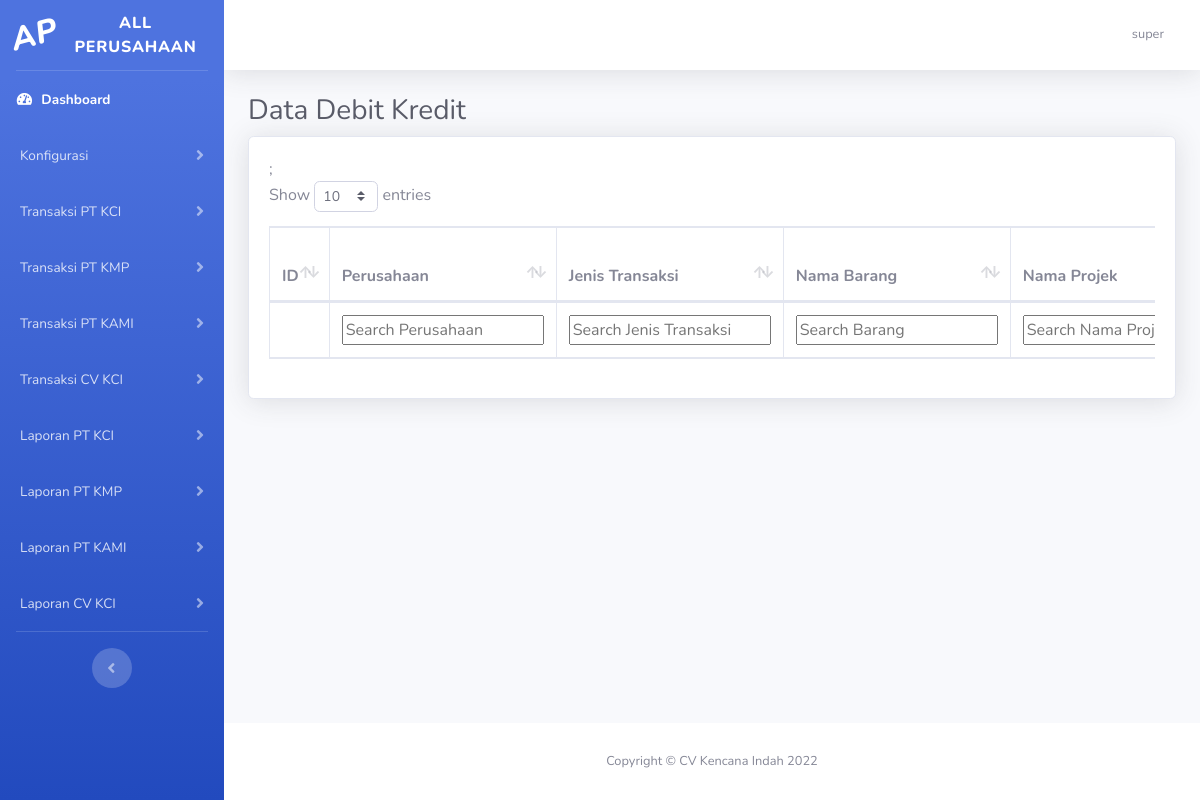
Screenshot of /dataPengeluaran.php (signed in) with the database file from the repository.
### tables this page shows
CREATE TABLE `perusahaan` (
  `id_perusahaan` int(11) NOT NULL,
  `nama_perusahaan` varchar(50) NOT NULL,
  `status_perusahaan` int(1) NOT NULL
);

CREATE TABLE `kategori_menu` (
  `id_category` int(2) NOT NULL,
  `nama_category` varchar(30) NOT NULL,
  `status_category` int(1) NOT NULL
);

### processing/fungsi.php (called while the page is built, shortened)
<?php
function getPerusahaan($level, $koneksi){
    $query = "SELECT nama_perusahaan FROM perusahaan INNER JOIN access_level on access_level.fk_id_perusahaan = perusahaan.id_perusahaan
             WHERE access_level.id_al = '".$level."'";
    $run = mysqli_query ($koneksi, $query);
    $getData = mysqli_fetch_assoc($run);
    return $getData['nama_perusahaan'];
}

### dataPengeluaran.php (the view, shortened to what this page needs)
<!DOCTYPE html>
<?php
include("processing/connection/koneksi.php");
include("processing/fungsi.php");
?>
<html lang="en">
<head>
    <link href="vendor/fontawesome-free/css/all.min.css" rel="stylesheet" type="text/css">
    <link href="css/sb-admin-2.min.css" rel="stylesheet">
    <link href="vendor/datatables/dataTables.bootstrap4.min.css" rel="stylesheet">
</head>
<body id="page-top">
    <div id="wrapper">
        <?php
            include("sidebar.php");
        ?>
        <div id="content-wrapper" class="d-flex flex-column">
            <div id="content">
            <?php
            include("header.php");
        ?>
                <div class="container-fluid">
                    <h1 class="h3 mb-2 text-gray-800">Data Debit Kredit</h1>
                    <div class="card shadow mb-4">
                        <div class="card-body">
                            <div class="table-responsive" >
                                <table class="table table-bordered" id="user" width="150%" cellspacing="0">
                                    <thead>
                                        <tr>
                                            <th style="width:200px">ID</th>
                                            <th style="width:200px">Perusahaan</th>
                                            <th style="width:200px">Jenis Transaksi</th>
                                            <th style="width:200px">Nama Barang</th>
                                            <th style="width:200px">Nama Projek</th>;
                                        </tr>
                                    </thead>
                                    <tfoot>
                                       <tr>
                                         <td></td>
                                         <th>Perusahaan</th>
                                         <th>Jenis Transaksi</th>
                                         <th>Barang</th>
                                         <th>Nama Projek</th>
                                       </tr>
                                    </tfoot>
                                </table>
                            </div>
                        </div>
                    </div>
                </div>
            </div>
            <?php
                include("footer.php");
            ?>
        </div>
    </div>
</body>
</html>

### sidebar.php (shortened to what this page needs)
<ul class="navbar-nav bg-gradient-primary sidebar sidebar-dark accordion" id="accordionSidebar">
<a class="sidebar-brand d-flex align-items-center justify-content-center" href="#">
    <div class="sidebar-brand-icon rotate-n-15">
        <i><?php
        if($_SESSION['akses'] == '1'){
            echo "KI";
        }else if($_SESSION['akses'] == '2'){
            echo "KMP";
        }else if($_SESSION['akses'] == '3'){
            echo "KAMI";
        }else if($_SESSION['akses'] == '4'){
            echo "KI";
        }else if($_SESSION['akses'] == '5'){
            echo "AP";
        }
        ?></i>
    </div>
    <div class="sidebar-brand-text mx-3"><?php echo getPerusahaan( $_SESSION['akses'],$connect); ?></div>
</a>
<hr class="sidebar-divider my-0">
<li class="nav-item active">
    <a class="nav-link" href="index.php">
        <i class="fas fa-fw fa-tachometer-alt"></i>
        <span>Dashboard</span></a>
</li>
<?php
$getKategori = "SELECT * FROM kategori_menu WHERE status_category = '1'";
$runKategori = mysqli_query($connect, $getKategori);
$collapse = 1;
while($output = mysqli_fetch_array($runKategori)){
    $getAccessMenu = "SELECT * from access_menu inner join menu on access_menu.fk_id_menu = menu.id_menu WHERE fk_id_category ='".$output['id_category']."' AND fk_id_al = '".$_SESSION['akses']."' AND status_access_menu = '1' AND status_menu = '1'";
    $runGetAccessMenu = mysqli_query($connect,$getAccessMenu);
    $count = mysqli_num_rows($runGetAccessMenu);
    if($count > 0){
        echo "<li class='nav-item'>
        <a class='nav-link collapsed' href='#' data-toggle='collapse' data-target='#collapse".$collapse."'
            aria-expanded='true' aria-controls='collapseTwo'>
            <i class=''></i>
            <span>".$output['nama_category']."</span>
        </a>";
        echo "<div id='collapse".$collapse."' class='collapse' aria-labelledby='headingTwo' data-parent='#accordionSidebar'>
        <div class='bg-white py-2 collapse-inner rounded'>";
        echo "</div>
        </div>
    </li>";
    $collapse +=1;
    }
}
?>
<hr class="sidebar-divider d-none d-md-block">
<div class="text-center d-none d-md-inline">
    <button class="rounded-circle border-0" id="sidebarToggle"></button>
</div>
</ul>

### header.php (shortened to what this page needs)
<nav class="navbar navbar-expand navbar-light bg-white topbar mb-4 static-top shadow">
<ul class="navbar-nav ml-auto">
    <li class="nav-item dropdown no-arrow">
        <a class="nav-link dropdown-toggle" href="#" id="userDropdown" role="button"
            data-toggle="dropdown" aria-haspopup="true" aria-expanded="false">
            <span class="mr-2 d-none d-lg-inline text-gray-600 small"><?php echo $_SESSION['nama'];?></span>
        </a>
    </li>
</ul>
</nav>

### footer.php
<footer class="sticky-footer bg-white">
                <div class="container my-auto">
                    <div class="copyright text-center my-auto">
                        <span>Copyright &copy; CV Kencana Indah 2022</span>
                    </div>
                </div>
            </footer>

### rows the page displays
perusahaan: nama_perusahaan "ALL PERUSAHAAN"
kategori_menu: nama_category "Konfigurasi"
kategori_menu: nama_category "Transaksi PT KCI"
kategori_menu: nama_category "Transaksi PT KMP"
kategori_menu: nama_category "Transaksi PT KAMI"
kategori_menu: nama_category "Transaksi CV KCI"
kategori_menu: nama_category "Laporan PT KCI"
kategori_menu: nama_category "Laporan PT KMP"
kategori_menu: nama_category "Laporan PT KAMI"
kategori_menu: nama_category "Laporan CV KCI"

### other values shown
$_SESSION['nama'] "super"
